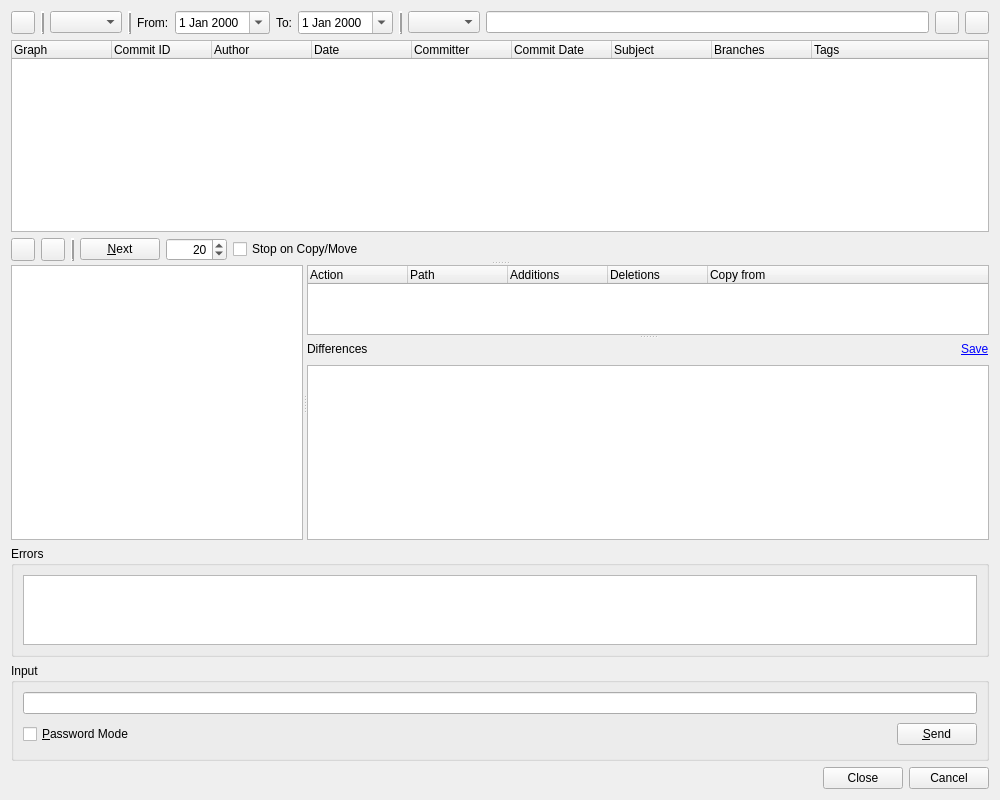
<?xml version="1.0" encoding="UTF-8"?>
<ui version="4.0">
 <class>GitLogBrowserDialog</class>
 <widget class="QWidget" name="GitLogBrowserDialog">
  <property name="geometry">
   <rect>
    <x>0</x>
    <y>0</y>
    <width>1000</width>
    <height>800</height>
   </rect>
  </property>
  <property name="windowTitle">
   <string>Git Log</string>
  </property>
  <layout class="QVBoxLayout" name="verticalLayout_3">
   <item>
    <layout class="QHBoxLayout" name="horizontalLayout_2">
     <item>
      <widget class="QToolButton" name="actionsButton">
       <property name="toolTip">
        <string>Select action from menu</string>
       </property>
       <property name="popupMode">
        <enum>QToolButton::InstantPopup</enum>
       </property>
      </widget>
     </item>
     <item>
      <widget class="Line" name="line_4">
       <property name="frameShadow">
        <enum>QFrame::Raised</enum>
       </property>
       <property name="lineWidth">
        <number>2</number>
       </property>
       <property name="orientation">
        <enum>Qt::Vertical</enum>
       </property>
      </widget>
     </item>
     <item>
      <widget class="QComboBox" name="modeComboBox">
       <property name="toolTip">
        <string>Select the mode (find or filter)</string>
       </property>
      </widget>
     </item>
     <item>
      <widget class="Line" name="line_3">
       <property name="frameShadow">
        <enum>QFrame::Raised</enum>
       </property>
       <property name="lineWidth">
        <number>2</number>
       </property>
       <property name="orientation">
        <enum>Qt::Vertical</enum>
       </property>
      </widget>
     </item>
     <item>
      <widget class="QLabel" name="label">
       <property name="text">
        <string>From:</string>
       </property>
      </widget>
     </item>
     <item>
      <widget class="QDateEdit" name="fromDate">
       <property name="toolTip">
        <string>Enter the start date</string>
       </property>
       <property name="calendarPopup">
        <bool>true</bool>
       </property>
      </widget>
     </item>
     <item>
      <widget class="QLabel" name="label_2">
       <property name="text">
        <string>To:</string>
       </property>
      </widget>
     </item>
     <item>
      <widget class="QDateEdit" name="toDate">
       <property name="toolTip">
        <string>Enter the end date</string>
       </property>
       <property name="calendarPopup">
        <bool>true</bool>
       </property>
      </widget>
     </item>
     <item>
      <widget class="Line" name="line_2">
       <property name="frameShadow">
        <enum>QFrame::Raised</enum>
       </property>
       <property name="lineWidth">
        <number>2</number>
       </property>
       <property name="orientation">
        <enum>Qt::Vertical</enum>
       </property>
      </widget>
     </item>
     <item>
      <widget class="QComboBox" name="fieldCombo">
       <property name="toolTip">
        <string>Select the field to filter on</string>
       </property>
      </widget>
     </item>
     <item>
      <widget class="E5ClearableLineEdit" name="rxEdit">
       <property name="toolTip">
        <string>Enter the regular expression to filter on or search for</string>
       </property>
      </widget>
     </item>
     <item>
      <widget class="QToolButton" name="findPrevButton">
       <property name="toolTip">
        <string>Press to find the previous occurrence</string>
       </property>
      </widget>
     </item>
     <item>
      <widget class="QToolButton" name="findNextButton">
       <property name="toolTip">
        <string>Press to find the next occurrence</string>
       </property>
      </widget>
     </item>
    </layout>
   </item>
   <item>
    <widget class="QSplitter" name="mainSplitter">
     <property name="orientation">
      <enum>Qt::Vertical</enum>
     </property>
     <widget class="QWidget" name="layoutWidget">
      <layout class="QVBoxLayout" name="verticalLayout">
       <item>
        <widget class="QTreeWidget" name="logTree">
         <property name="sizePolicy">
          <sizepolicy hsizetype="Expanding" vsizetype="Expanding">
           <horstretch>0</horstretch>
           <verstretch>1</verstretch>
          </sizepolicy>
         </property>
         <property name="contextMenuPolicy">
          <enum>Qt::CustomContextMenu</enum>
         </property>
         <property name="alternatingRowColors">
          <bool>true</bool>
         </property>
         <property name="selectionMode">
          <enum>QAbstractItemView::ExtendedSelection</enum>
         </property>
         <property name="rootIsDecorated">
          <bool>false</bool>
         </property>
         <property name="itemsExpandable">
          <bool>false</bool>
         </property>
         <property name="allColumnsShowFocus">
          <bool>true</bool>
         </property>
         <column>
          <property name="text">
           <string>Graph</string>
          </property>
         </column>
         <column>
          <property name="text">
           <string>Commit ID</string>
          </property>
         </column>
         <column>
          <property name="text">
           <string>Author</string>
          </property>
         </column>
         <column>
          <property name="text">
           <string>Date</string>
          </property>
         </column>
         <column>
          <property name="text">
           <string>Committer</string>
          </property>
         </column>
         <column>
          <property name="text">
           <string>Commit Date</string>
          </property>
         </column>
         <column>
          <property name="text">
           <string>Subject</string>
          </property>
         </column>
         <column>
          <property name="text">
           <string>Branches</string>
          </property>
         </column>
         <column>
          <property name="text">
           <string>Tags</string>
          </property>
         </column>
        </widget>
       </item>
       <item>
        <layout class="QHBoxLayout" name="horizontalLayout">
         <item>
          <widget class="QToolButton" name="upButton">
           <property name="toolTip">
            <string>Press to move up in the log list</string>
           </property>
           <property name="autoRepeat">
            <bool>true</bool>
           </property>
          </widget>
         </item>
         <item>
          <widget class="QToolButton" name="downButton">
           <property name="toolTip">
            <string>Press to move down in the log list</string>
           </property>
           <property name="autoRepeat">
            <bool>true</bool>
           </property>
          </widget>
         </item>
         <item>
          <widget class="Line" name="line_5">
           <property name="frameShadow">
            <enum>QFrame::Raised</enum>
           </property>
           <property name="lineWidth">
            <number>2</number>
           </property>
           <property name="orientation">
            <enum>Qt::Vertical</enum>
           </property>
          </widget>
         </item>
         <item>
          <widget class="QPushButton" name="nextButton">
           <property name="toolTip">
            <string>Press to get the next bunch of log entries</string>
           </property>
           <property name="text">
            <string>&amp;Next</string>
           </property>
          </widget>
         </item>
         <item>
          <widget class="QSpinBox" name="limitSpinBox">
           <property name="toolTip">
            <string>Enter the limit of entries to fetch</string>
           </property>
           <property name="alignment">
            <set>Qt::AlignRight|Qt::AlignTrailing|Qt::AlignVCenter</set>
           </property>
           <property name="minimum">
            <number>1</number>
           </property>
           <property name="maximum">
            <number>10000</number>
           </property>
           <property name="value">
            <number>20</number>
           </property>
          </widget>
         </item>
         <item>
          <widget class="QCheckBox" name="stopCheckBox">
           <property name="toolTip">
            <string>Select to stop listing log messages at a copy or move</string>
           </property>
           <property name="text">
            <string>Stop on Copy/Move</string>
           </property>
          </widget>
         </item>
         <item>
          <spacer name="horizontalSpacer">
           <property name="orientation">
            <enum>Qt::Horizontal</enum>
           </property>
           <property name="sizeHint" stdset="0">
            <size>
             <width>40</width>
             <height>20</height>
            </size>
           </property>
          </spacer>
         </item>
         <item>
          <widget class="QLabel" name="sbsSelectLabel">
           <property name="focusPolicy">
            <enum>Qt::StrongFocus</enum>
           </property>
           <property name="text">
            <string/>
           </property>
           <property name="textInteractionFlags">
            <set>Qt::LinksAccessibleByKeyboard|Qt::LinksAccessibleByMouse</set>
           </property>
          </widget>
         </item>
        </layout>
       </item>
      </layout>
     </widget>
     <widget class="QSplitter" name="detailsSplitter">
      <property name="sizePolicy">
       <sizepolicy hsizetype="Expanding" vsizetype="Preferred">
        <horstretch>0</horstretch>
        <verstretch>2</verstretch>
       </sizepolicy>
      </property>
      <property name="orientation">
       <enum>Qt::Horizontal</enum>
      </property>
      <widget class="QTextBrowser" name="detailsEdit">
       <property name="sizePolicy">
        <sizepolicy hsizetype="Expanding" vsizetype="Expanding">
         <horstretch>3</horstretch>
         <verstretch>1</verstretch>
        </sizepolicy>
       </property>
       <property name="readOnly">
        <bool>true</bool>
       </property>
       <property name="openLinks">
        <bool>false</bool>
       </property>
      </widget>
      <widget class="QSplitter" name="diffSplitter">
       <property name="sizePolicy">
        <sizepolicy hsizetype="Preferred" vsizetype="Expanding">
         <horstretch>7</horstretch>
         <verstretch>0</verstretch>
        </sizepolicy>
       </property>
       <property name="orientation">
        <enum>Qt::Vertical</enum>
       </property>
       <widget class="QTreeWidget" name="filesTree">
        <property name="sizePolicy">
         <sizepolicy hsizetype="Expanding" vsizetype="Expanding">
          <horstretch>7</horstretch>
          <verstretch>1</verstretch>
         </sizepolicy>
        </property>
        <property name="alternatingRowColors">
         <bool>true</bool>
        </property>
        <property name="rootIsDecorated">
         <bool>false</bool>
        </property>
        <property name="itemsExpandable">
         <bool>false</bool>
        </property>
        <property name="allColumnsShowFocus">
         <bool>true</bool>
        </property>
        <column>
         <property name="text">
          <string>Action</string>
         </property>
        </column>
        <column>
         <property name="text">
          <string>Path</string>
         </property>
        </column>
        <column>
         <property name="text">
          <string>Additions</string>
         </property>
        </column>
        <column>
         <property name="text">
          <string>Deletions</string>
         </property>
        </column>
        <column>
         <property name="text">
          <string>Copy from</string>
         </property>
        </column>
       </widget>
       <widget class="QWidget" name="layoutWidget_2">
        <layout class="QVBoxLayout" name="verticalLayout_2">
         <item>
          <layout class="QHBoxLayout" name="horizontalLayout_3">
           <item>
            <widget class="QLabel" name="diffLabel">
             <property name="text">
              <string>Differences</string>
             </property>
            </widget>
           </item>
           <item>
            <spacer name="horizontalSpacer_3">
             <property name="orientation">
              <enum>Qt::Horizontal</enum>
             </property>
             <property name="sizeHint" stdset="0">
              <size>
               <width>40</width>
               <height>20</height>
              </size>
             </property>
            </spacer>
           </item>
           <item>
            <widget class="QLabel" name="diffSelectLabel">
             <property name="focusPolicy">
              <enum>Qt::StrongFocus</enum>
             </property>
             <property name="text">
              <string/>
             </property>
             <property name="textInteractionFlags">
              <set>Qt::LinksAccessibleByKeyboard|Qt::LinksAccessibleByMouse</set>
             </property>
            </widget>
           </item>
           <item>
            <widget class="QLabel" name="saveLabel">
             <property name="focusPolicy">
              <enum>Qt::StrongFocus</enum>
             </property>
             <property name="text">
              <string>&lt;a href=&quot;save:me&quot;&gt;Save&lt;/a&gt;</string>
             </property>
             <property name="textInteractionFlags">
              <set>Qt::LinksAccessibleByKeyboard|Qt::LinksAccessibleByMouse</set>
             </property>
            </widget>
           </item>
          </layout>
         </item>
         <item>
          <widget class="QTextEdit" name="diffEdit">
           <property name="sizePolicy">
            <sizepolicy hsizetype="Expanding" vsizetype="Expanding">
             <horstretch>7</horstretch>
             <verstretch>2</verstretch>
            </sizepolicy>
           </property>
           <property name="tabChangesFocus">
            <bool>true</bool>
           </property>
           <property name="lineWrapMode">
            <enum>QTextEdit::NoWrap</enum>
           </property>
           <property name="readOnly">
            <bool>true</bool>
           </property>
           <property name="acceptRichText">
            <bool>false</bool>
           </property>
          </widget>
         </item>
        </layout>
       </widget>
      </widget>
     </widget>
    </widget>
   </item>
   <item>
    <widget class="QGroupBox" name="errorGroup">
     <property name="sizePolicy">
      <sizepolicy hsizetype="Preferred" vsizetype="Expanding">
       <horstretch>0</horstretch>
       <verstretch>1</verstretch>
      </sizepolicy>
     </property>
     <property name="title">
      <string>Errors</string>
     </property>
     <layout class="QVBoxLayout">
      <item>
       <widget class="QTextEdit" name="errors">
        <property name="whatsThis">
         <string>&lt;b&gt;Git log errors&lt;/b&gt;&lt;p&gt;This shows possible error messages of the git log command.&lt;/p&gt;</string>
        </property>
        <property name="readOnly">
         <bool>true</bool>
        </property>
        <property name="acceptRichText">
         <bool>false</bool>
        </property>
       </widget>
      </item>
     </layout>
    </widget>
   </item>
   <item>
    <widget class="QGroupBox" name="inputGroup">
     <property name="title">
      <string>Input</string>
     </property>
     <layout class="QGridLayout">
      <item row="1" column="1">
       <spacer>
        <property name="orientation">
         <enum>Qt::Horizontal</enum>
        </property>
        <property name="sizeType">
         <enum>QSizePolicy::Expanding</enum>
        </property>
        <property name="sizeHint" stdset="0">
         <size>
          <width>327</width>
          <height>29</height>
         </size>
        </property>
       </spacer>
      </item>
      <item row="1" column="2">
       <widget class="QPushButton" name="sendButton">
        <property name="toolTip">
         <string>Press to send the input to the git process</string>
        </property>
        <property name="text">
         <string>&amp;Send</string>
        </property>
        <property name="shortcut">
         <string>Alt+S</string>
        </property>
       </widget>
      </item>
      <item row="0" column="0" colspan="3">
       <widget class="QLineEdit" name="input">
        <property name="toolTip">
         <string>Enter data to be sent to the git process</string>
        </property>
       </widget>
      </item>
      <item row="1" column="0">
       <widget class="QCheckBox" name="passwordCheckBox">
        <property name="toolTip">
         <string>Select to switch the input field to password mode</string>
        </property>
        <property name="text">
         <string>&amp;Password Mode</string>
        </property>
        <property name="shortcut">
         <string>Alt+P</string>
        </property>
       </widget>
      </item>
     </layout>
    </widget>
   </item>
   <item>
    <widget class="QDialogButtonBox" name="buttonBox">
     <property name="orientation">
      <enum>Qt::Horizontal</enum>
     </property>
     <property name="standardButtons">
      <set>QDialogButtonBox::Cancel|QDialogButtonBox::Close</set>
     </property>
    </widget>
   </item>
  </layout>
 </widget>
 <customwidgets>
  <customwidget>
   <class>E5ClearableLineEdit</class>
   <extends>QLineEdit</extends>
   <header>E5Gui/E5LineEdit.h</header>
  </customwidget>
 </customwidgets>
 <tabstops>
  <tabstop>actionsButton</tabstop>
  <tabstop>modeComboBox</tabstop>
  <tabstop>fromDate</tabstop>
  <tabstop>toDate</tabstop>
  <tabstop>fieldCombo</tabstop>
  <tabstop>rxEdit</tabstop>
  <tabstop>findPrevButton</tabstop>
  <tabstop>findNextButton</tabstop>
  <tabstop>logTree</tabstop>
  <tabstop>upButton</tabstop>
  <tabstop>downButton</tabstop>
  <tabstop>nextButton</tabstop>
  <tabstop>limitSpinBox</tabstop>
  <tabstop>stopCheckBox</tabstop>
  <tabstop>sbsSelectLabel</tabstop>
  <tabstop>detailsEdit</tabstop>
  <tabstop>filesTree</tabstop>
  <tabstop>diffSelectLabel</tabstop>
  <tabstop>saveLabel</tabstop>
  <tabstop>diffEdit</tabstop>
  <tabstop>errors</tabstop>
  <tabstop>input</tabstop>
  <tabstop>passwordCheckBox</tabstop>
  <tabstop>sendButton</tabstop>
 </tabstops>
 <resources/>
 <connections/>
</ui>
